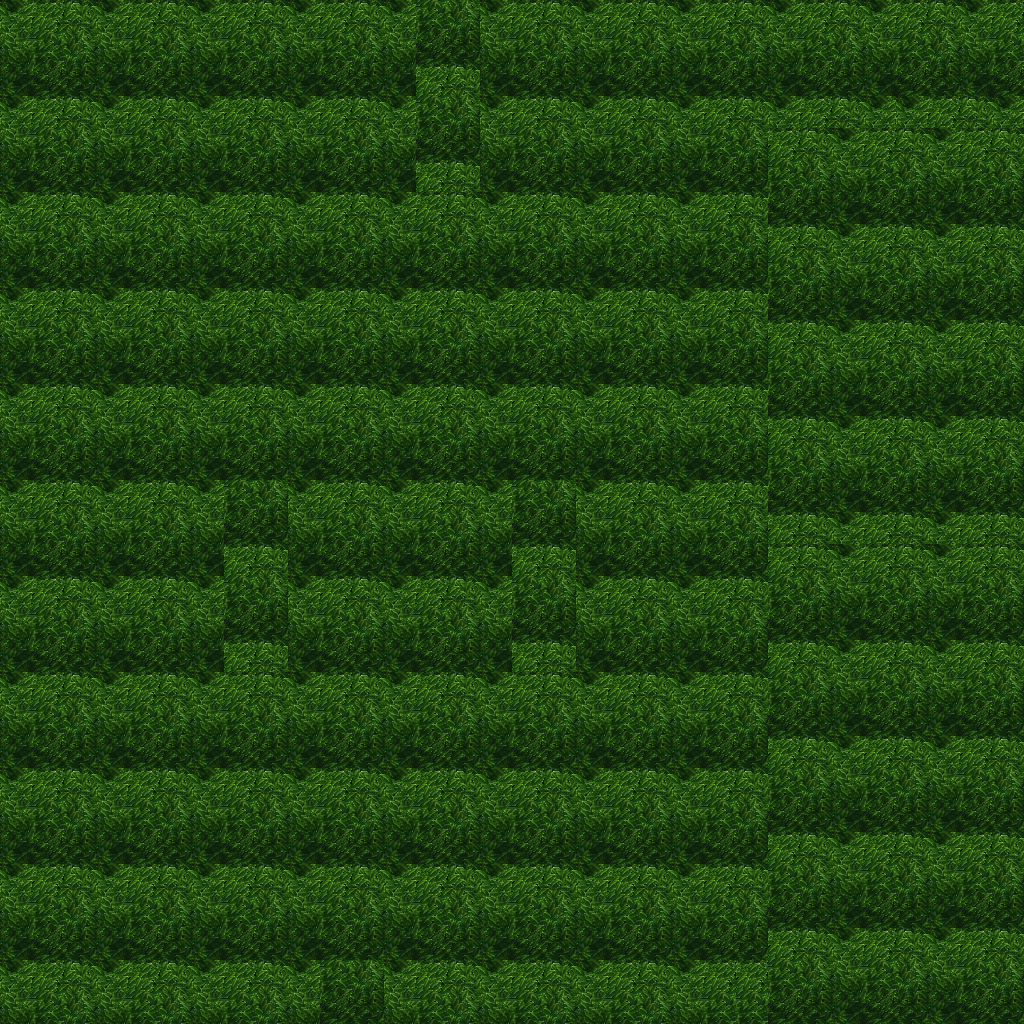

Rendered tile map (Tiled .tmx) drawn with the repository's tilesets; below, a short description and the map source with its tile grids summarised:
An orthogonal 32x32 tile map with 32x32 px tiles, 5 tile layers (Ground, Objects, Objects2, Above, ...), 1 hidden layer not drawn, 19 tilesets.

<map version="1.10" tiledversion="1.11.0" orientation="orthogonal" renderorder="right-down" width="32" height="32" tilewidth="32" tileheight="32" infinite="0" nextlayerid="11" nextobjectid="1">
 <tileset firstgid="1" name="ground_ground" tilewidth="32" tileheight="32" tilecount="33" columns="3">
  <image source="../drawable/ground_ground.png" width="96" height="352" />
 </tileset>
 <tileset firstgid="34" name="plant_grasses" tilewidth="32" tileheight="32" tilecount="6" columns="3">
  <image source="../drawable/plant_grasses.png" width="96" height="64" />
 </tileset>
 <tileset firstgid="40" name="plant_flower_daisy_blue" tilewidth="32" tileheight="32" tilecount="8" columns="2">
  <image source="../drawable/plant_flower_daisy_blue.png" width="64" height="128" />
 </tileset>
 <tileset firstgid="48" name="plant_flower_daisy_yellow" tilewidth="32" tileheight="32" tilecount="8" columns="2">
  <image source="../drawable/plant_flower_daisy_yellow.png" width="64" height="128" />
 </tileset>
 <tileset firstgid="56" name="plant_flower_daisy_red" tilewidth="32" tileheight="32" tilecount="8" columns="2">
  <image source="../drawable/plant_flower_daisy_red.png" width="64" height="128" />
 </tileset>
 <tileset firstgid="64" name="plant_flower_daisy_white" tilewidth="32" tileheight="32" tilecount="8" columns="2">
  <image source="../drawable/plant_flower_daisy_white.png" width="64" height="128" />
 </tileset>
 <tileset firstgid="72" name="logic_collision" tilewidth="32" tileheight="32" tilecount="1" columns="1">
  <image source="../drawable/logic_collision.png" width="32" height="32" />
 </tileset>
 <tileset firstgid="73" name="plant_tree_tree_green" tilewidth="32" tileheight="32" tilecount="88" columns="8">
  <image source="../drawable/plant_tree_tree_green.png" width="256" height="352" />
 </tileset>
 <tileset firstgid="161" name="logic_item_resources" tilewidth="32" tileheight="32" tilecount="6" columns="6">
  <image source="../drawable/logic_item_resources.png" width="192" height="32" />
 </tileset>
 <tileset firstgid="167" name="item_statue_broken_green_column" tilewidth="32" tileheight="32" tilecount="2" columns="1">
  <image source="../drawable/item_statue_broken_green_column.png" width="32" height="64" />
 </tileset>
 <tileset firstgid="169" name="plant_tree_spruce" tilewidth="32" tileheight="32" tilecount="6" columns="2">
  <image source="../drawable/plant_tree_spruce.png" width="64" height="96" />
 </tileset>
 <tileset firstgid="175" name="plant_tree_pine_snowy" tilewidth="32" tileheight="32" tilecount="6" columns="2">
  <image source="../drawable/plant_tree_pine_snowy.png" width="64" height="96" />
 </tileset>
 <tileset firstgid="181" name="logic_creature_ent" tilewidth="32" tileheight="32" tilecount="4" columns="4">
  <image source="../drawable/logic_creature_ent.png" width="128" height="32" />
 </tileset>
 <tileset firstgid="185" name="logic_item_mushroom" tilewidth="32" tileheight="32" tilecount="6" columns="6">
  <image source="../drawable/logic_item_mushroom.png" width="192" height="32" />
 </tileset>
 <tileset firstgid="191" name="plant_star_shaped_plants" tilewidth="32" tileheight="32" tilecount="6" columns="2">
  <image source="../drawable/plant_star_shaped_plants.png" width="64" height="96" />
 </tileset>
 <tileset firstgid="197" name="plant_tree_tree_darkgreen" tilewidth="32" tileheight="32" tilecount="88" columns="8">
  <image source="../drawable/plant_tree_tree_darkgreen.png" width="256" height="352" />
 </tileset>
 <tileset firstgid="285" name="plant_stump_stump_pale_brown" tilewidth="32" tileheight="32" tilecount="4" columns="2">
  <image source="../drawable/plant_stump_stump_pale_brown.png" width="64" height="64" />
 </tileset>
 <tileset firstgid="289" name="plant_tree_umbrella_thorn" tilewidth="32" tileheight="32" tilecount="18" columns="6">
  <image source="../drawable/plant_tree_umbrella_thorn.png" width="192" height="96" />
 </tileset>
 <tileset firstgid="307" name="logic_item_fruits" tilewidth="32" tileheight="32" tilecount="16" columns="8">
  <image source="../drawable/logic_item_fruits.png" width="256" height="64" />
 </tileset>
 <layer id="1" name="Ground" width="32" height="32">
  <data>[1024 cells, 1024 non-empty, 1 distinct tile ids]</data>
 </layer>
 <layer id="2" name="Objects" width="32" height="32">
  <data>[1024 cells, 6 non-empty, 1 distinct tile ids]</data>
 </layer>
 <layer id="3" name="Objects2" width="32" height="32">
  <data>[1024 cells, 0 non-empty, 0 distinct tile ids]</data>
 </layer>
 <layer id="4" name="Above" width="32" height="32">
  <data>[1024 cells, 1024 non-empty, 9 distinct tile ids]</data>
 </layer>
 <layer id="5" name="Above2" width="32" height="32">
  <data>[1024 cells, 0 non-empty, 0 distinct tile ids]</data>
 </layer>
 <layer id="6" name="Walkable" width="32" height="32" visible="0">
  <data>[1024 cells, 1024 non-empty, 1 distinct tile ids]</data>
 </layer>
 <objectgroup id="7" name="Mapevents" />
 <objectgroup id="8" name="Spawn" />
 <objectgroup id="9" name="Keys" />
 <objectgroup id="10" name="Replace" />
</map>
